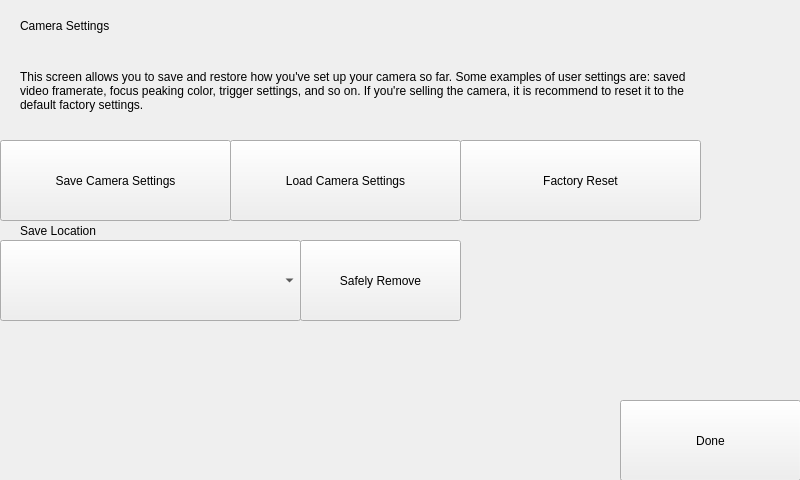
<?xml version="1.0" encoding="UTF-8"?>
<ui version="4.0">
 <class>Form</class>
 <widget class="QWidget" name="Form">
  <property name="geometry">
   <rect>
    <x>0</x>
    <y>0</y>
    <width>800</width>
    <height>480</height>
   </rect>
  </property>
  <property name="windowTitle">
   <string notr="true">User Settings</string>
  </property>
  <widget class="Backdrop" name="backdrop">
   <property name="geometry">
    <rect>
     <x>0</x>
     <y>0</y>
     <width>801</width>
     <height>481</height>
    </rect>
   </property>
  </widget>
  <widget class="HeaderLabel" name="headerlabel">
   <property name="geometry">
    <rect>
     <x>20</x>
     <y>10</y>
     <width>241</width>
     <height>31</height>
    </rect>
   </property>
   <property name="text">
    <string>Camera Settings</string>
   </property>
  </widget>
  <widget class="Label" name="label">
   <property name="geometry">
    <rect>
     <x>20</x>
     <y>50</y>
     <width>671</width>
     <height>81</height>
    </rect>
   </property>
   <property name="text">
    <string>This screen allows you to save and restore how you've set up your camera so far. Some examples of user settings are: saved video framerate, focus peaking color, trigger settings, and so on. If you're selling the camera, it is recommend to reset it to the default factory settings.</string>
   </property>
   <property name="wordWrap">
    <bool>true</bool>
   </property>
  </widget>
  <widget class="Button" name="uiSaveSettings">
   <property name="geometry">
    <rect>
     <x>0</x>
     <y>140</y>
     <width>231</width>
     <height>81</height>
    </rect>
   </property>
   <property name="text">
    <string>Save Camera Settings</string>
   </property>
   <property name="clickMarginRight" stdset="0">
    <enum>Button::half</enum>
   </property>
  </widget>
  <widget class="Button" name="uiLoadSettings">
   <property name="geometry">
    <rect>
     <x>230</x>
     <y>140</y>
     <width>231</width>
     <height>81</height>
    </rect>
   </property>
   <property name="text">
    <string>Load Camera Settings</string>
   </property>
   <property name="clickMarginLeft" stdset="0">
    <enum>Button::half</enum>
   </property>
  </widget>
  <widget class="Button" name="uiFactoryReset">
   <property name="geometry">
    <rect>
     <x>460</x>
     <y>140</y>
     <width>241</width>
     <height>81</height>
    </rect>
   </property>
   <property name="text">
    <string>Factory Reset</string>
   </property>
  </widget>
  <widget class="Label" name="label_2">
   <property name="geometry">
    <rect>
     <x>20</x>
     <y>220</y>
     <width>141</width>
     <height>21</height>
    </rect>
   </property>
   <property name="text">
    <string>Save Location</string>
   </property>
  </widget>
  <widget class="ComboBox" name="uiSaveLocation">
   <property name="geometry">
    <rect>
     <x>0</x>
     <y>240</y>
     <width>301</width>
     <height>81</height>
    </rect>
   </property>
  </widget>
  <widget class="Button" name="button_4">
   <property name="geometry">
    <rect>
     <x>300</x>
     <y>240</y>
     <width>161</width>
     <height>81</height>
    </rect>
   </property>
   <property name="text">
    <string>Safely Remove</string>
   </property>
   <property name="clickMarginLeft" stdset="0">
    <enum>Button::none</enum>
   </property>
  </widget>
  <widget class="Button" name="uiDone">
   <property name="geometry">
    <rect>
     <x>620</x>
     <y>400</y>
     <width>181</width>
     <height>81</height>
    </rect>
   </property>
   <property name="text">
    <string>Done</string>
   </property>
  </widget>
  <widget class="FeedbackLabel" name="uiLoadCalDataError">
   <property name="geometry">
    <rect>
     <x>240</x>
     <y>200</y>
     <width>551</width>
     <height>21</height>
    </rect>
   </property>
  </widget>
  <widget class="FeedbackLabel" name="uiSaveCalDataError">
   <property name="geometry">
    <rect>
     <x>20</x>
     <y>200</y>
     <width>771</width>
     <height>21</height>
    </rect>
   </property>
  </widget>
 </widget>
 <customwidgets>
  <customwidget>
   <class>Backdrop</class>
   <extends>QLabel</extends>
   <header>backdrop</header>
  </customwidget>
  <customwidget>
   <class>Button</class>
   <extends>QPushButton</extends>
   <header>button</header>
  </customwidget>
  <customwidget>
   <class>ComboBox</class>
   <extends>QComboBox</extends>
   <header>combo_box</header>
  </customwidget>
  <customwidget>
   <class>FeedbackLabel</class>
   <extends>QLabel</extends>
   <header>feedback_label</header>
  </customwidget>
  <customwidget>
   <class>HeaderLabel</class>
   <extends>QLabel</extends>
   <header>header_label</header>
  </customwidget>
  <customwidget>
   <class>Label</class>
   <extends>QLabel</extends>
   <header>label</header>
  </customwidget>
 </customwidgets>
 <resources/>
 <connections/>
</ui>
